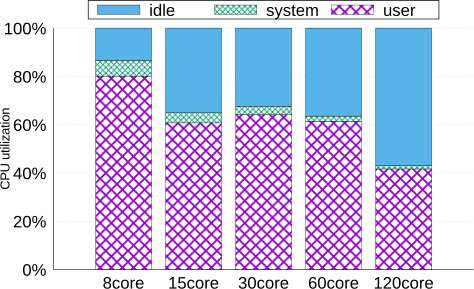

Generate this figure with gnuplot:
set font "arial,12" 
set border 3 front lt black linewidth 0.500 dashtype solid
set boxwidth 0.80 absolute
set style fill   pattern 1 border lt -1
#set style fill  solid 1.00 border lt -1
set grid nopolar
set grid noxtics nomxtics ytics nomytics noztics nomztics \
 nox2tics nomx2tics noy2tics nomy2tics nocbtics nomcbtics
set grid layerdefault   lt 0 linewidth 0.600,  lt 0 linewidth 0.600
set key above horizontal Left reverse enhanced autotitle columnhead box lt black linewidth 2.000 dashtype solid font "arial,18" 
set style histogram columnstacked title textcolor lt 1 
set datafile missing '-'
set style data histograms
set xtics border in scale 1,0.5 nomirror norotate font "arial,18" autojustify
#set xtics rotate by -45
set xtics  norangelimit
set xtics   ()
set ytics border in scale 0,0 mirror norotate  autojustify font "arial,18"
set ylabel "CPU utilization"  font "arial,14"
set ztics border in scale 0,0 nomirror norotate  autojustify
set cbtics border in scale 0,0 mirror norotate  autojustify
set rtics axis in scale 0,0 nomirror norotate  autojustify
set paxis 1 tics border in scale 0,0 nomirror norotate  autojustify
set paxis 1 tics autofreq  rangelimit
set paxis 2 tics border in scale 0,0 nomirror norotate  autojustify
set paxis 2 tics autofreq  rangelimit
set paxis 3 tics border in scale 0,0 nomirror norotate  autojustify
set paxis 3 tics autofreq  rangelimit
set paxis 4 tics border in scale 0,0 nomirror norotate  autojustify
set paxis 4 tics autofreq  rangelimit
set paxis 5 tics border in scale 0,0 nomirror norotate  autojustify
set paxis 5 tics autofreq  rangelimit
set paxis 6 tics border in scale 0,0 nomirror norotate  autojustify
set paxis 6 tics autofreq  rangelimit
set paxis 7 tics border in scale 0,0 nomirror norotate  autojustify
set paxis 7 tics autofreq  rangelimit
#set yrange [ 0.00 : * ] noreverse nowriteback
x = 0.0
i = 20

set yrange [0:100] 
set format y '%2.0f%%

set output 'nb_cpuutils_docker.eps'
set term eps
plot './data/nb_cpuutils_docker.data' using 2 ti col, '' using 3 ti col, '' \
		using 4 ti col, '' using 5 ti col, '' using 6:key(1) ti col
